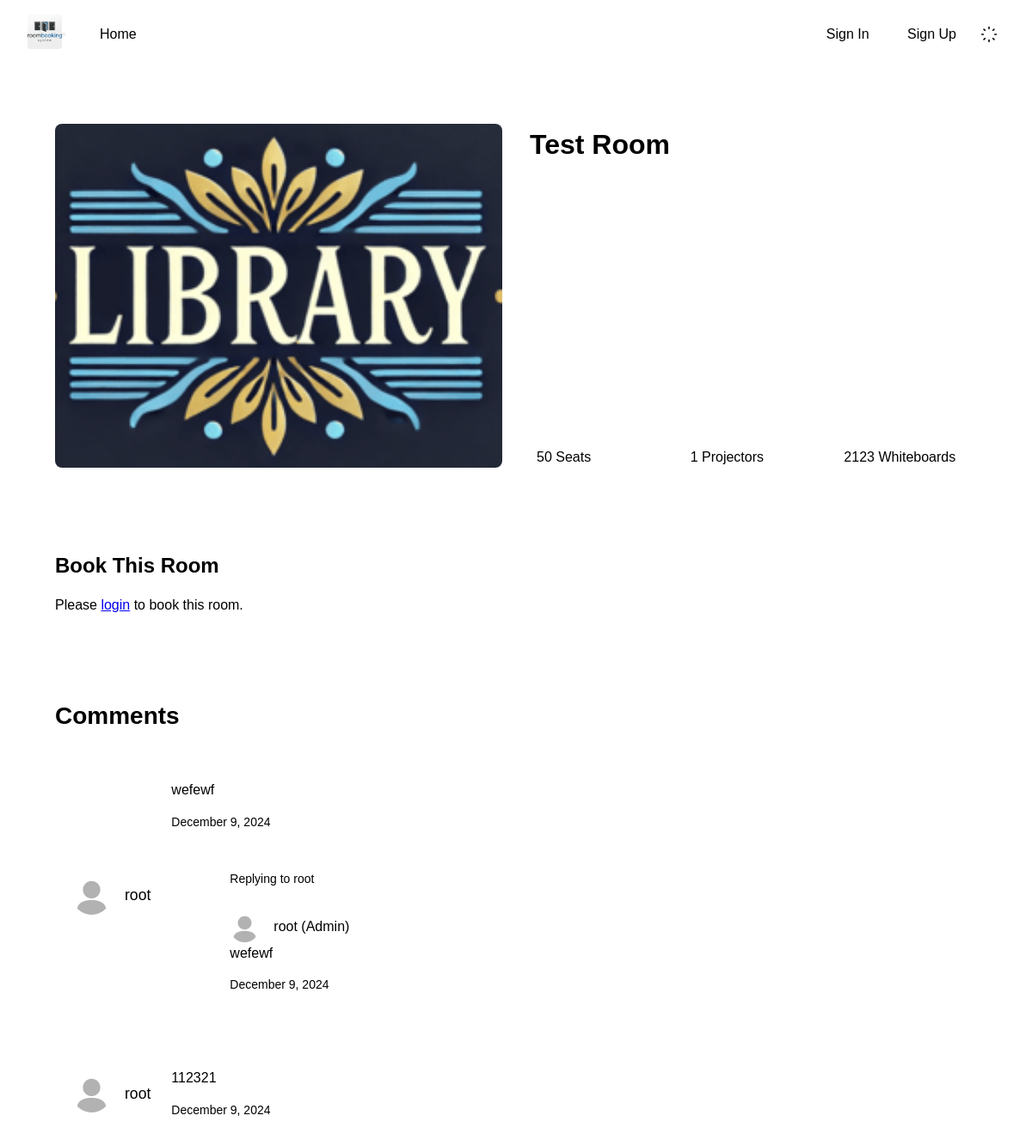
Screenshot of /room.php with the database file from the repository.
### tables this page shows
CREATE TABLE `roomtable` (
  `room_id` int(11) NOT NULL,
  `roomtitle` text DEFAULT NULL,
  `roomimage` text DEFAULT NULL,
  `roomseats` int(11) DEFAULT NULL,
  `roomprojectors` int(11) DEFAULT NULL,
  `roomwhiteboards` int(11) DEFAULT NULL
);

CREATE TABLE `comments` (
  `id` int(11) NOT NULL,
  `room_id` int(11) NOT NULL,
  `user_id` int(11) NOT NULL,
  `comment` text NOT NULL,
  `created_at` timestamp NOT NULL DEFAULT current_timestamp(),
  `parent_id` int(11) DEFAULT NULL
);

CREATE TABLE `users` (
  `id` int(11) NOT NULL,
  `username` text NOT NULL,
  `fullname` text NOT NULL,
  `email` text NOT NULL,
  `password` text NOT NULL,
  `role` text NOT NULL DEFAULT 'user',
  `image` text DEFAULT NULL
);

### room.php (the view, shortened to what this page needs)
<?php
$roomId = isset($_GET['id']) ? (int) $_GET['id'] : 1;
try {
    $conn = new PDO("mysql:host=" . DB_HOST . ";dbname=" . DB_NAME, DB_USER, DB_PASS);
    $conn->setAttribute(PDO::ATTR_ERRMODE, PDO::ERRMODE_EXCEPTION);
    $stmt = $conn->prepare("SELECT * FROM roomtable WHERE room_id = ?");
    $stmt->execute([$roomId]);
    $room = $stmt->fetch(PDO::FETCH_ASSOC);
    $commentStmt = $conn->prepare("
        SELECT c.*, u.username, u.image as user_image
        FROM comments c
        JOIN users u ON c.user_id = u.id
        WHERE c.room_id = ?
        ORDER BY c.created_at DESC
    ");
    $commentStmt->execute([$roomId]);
    $comments = $commentStmt->fetchAll(PDO::FETCH_ASSOC);
} catch (PDOException $e) {
    die("Connection failed: " . $e->getMessage());
}
?>
<!DOCTYPE html>
<html lang="en" data-theme="light">
<head>
    <link rel="stylesheet" href="styles/main.css">
</head>
<body>
    <?php include_once 'components/navbar.php'; ?>
    <main class="room">
        <div class="room__container">
            <section class="room__details">
                <div class="room__image">
                    <img src="<?php echo htmlspecialchars($room['roomimage']); ?>"
                         alt="<?php echo htmlspecialchars($room['roomtitle']); ?>">
                </div>
                <div class="room__info">
                    <h1 class="room__title"><?php echo htmlspecialchars($room['roomtitle']); ?></h1>
                    <div class="room__specs">
                        <div class="room__spec">
                            <span><?php echo htmlspecialchars($room['roomseats']); ?> Seats</span>
                        </div>
                        <div class="room__spec">
                            <span><?php echo htmlspecialchars($room['roomprojectors']); ?> Projectors</span>
                        </div>
                        <div class="room__spec">
                            <span><?php echo htmlspecialchars($room['roomwhiteboards']); ?> Whiteboards</span>
                        </div>
                    </div>
                </div>
            </section>
            <section class="room__booking">
                <h2 class="room__booking-title">Book This Room</h2>
                <?php if (isset($_SESSION['user'])): ?>
                    <form class="room__form" action="handlers/booking_handler.php" method="POST">
                        <?php if (isset($_SESSION['error_booking'])): ?>
                            <p class="room__error"><?php echo $_SESSION['error_booking']; ?></p>
                            <?php unset($_SESSION['error_booking']); ?>
                        <?php endif; ?>
                        <?php if (isset($_SESSION['success_booking'])): ?>
                            <p class="room__success"><?php echo $_SESSION['success_booking']; ?></p>
                            <?php unset($_SESSION['success_booking']); ?>
                        <?php endif; ?>
                        <input type="hidden" name="room_id" value="<?php echo $room['room_id']; ?>">
                        <div class="room__form-group">
                            <label class="room__form-label">Date</label>
                            <input type="date" name="booking_date" class="room__form-input"
                                   required min="<?php echo date('Y-m-d'); ?>">
                        </div>
                        <div class="room__form-group">
                            <label class="room__form-label">Time Slot</label>
                            <select name="time_slot" class="room__form-input" required>
                                <option value="">Select time</option>
                                <?php
                                $timeSlots = [
                                    '09:00' => '09:00 - 10:00',
                                    '10:00' => '10:00 - 11:00',
                                    '11:00' => '11:00 - 12:00',
                                    '12:00' => '12:00 - 13:00',
                                    '13:00' => '13:00 - 14:00',
                                    '14:00' => '14:00 - 15:00',
                                    '15:00' => '15:00 - 16:00',
                                    '16:00' => '16:00 - 17:00'
                                ];
                                foreach ($timeSlots as $value => $label): ?>
                                    <option value="<?php echo $value; ?>"><?php echo $label; ?></option>
                                <?php endforeach; ?>
                            </select>
                        </div>
                        <button type="submit" class="room__btn room__btn--primary">Book Now</button>
                    </form>
                <?php else: ?>
                    <p class="room__login-prompt">
                        Please <a href="<?php echo URL; ?>/login.php">login</a> to book this room.
                    </p>
                <?php endif; ?>
            </section>
            <section class="room__comments">
    <h2 class="room__comments-title">Comments</h2>
    <div class="room__comments-list">
        <?php
        $parentComments = array_filter($comments, function($comment) {
            return $comment['parent_id'] === null;
        });
        foreach ($parentComments as $comment):
            $replies = array_filter($comments, function($reply) use ($comment) {
                return $reply['parent_id'] === $comment['id'];
            });
        ?>
            <div class="room__comment">
                <div class="room__comment-user">
                    <img src="<?php echo URL . '/' .
                        (isset($comment['user_image']) && !empty(trim($comment['user_image']))
                            ? $comment['user_image']
                            : 'assets/userimages/default-profile.jpg'); ?>"
                         alt="User profile">
                    <span><?php echo htmlspecialchars($comment['username']); ?></span>
                </div>
                <div class="room__comment-content">
                    <p><?php echo htmlspecialchars($comment['comment']); ?></p>
                    <small><?php echo date('F j, Y', strtotime($comment['created_at'])); ?></small>
                    <?php foreach ($replies as $reply): ?>
                        <div class="room__reply">
                            <div class="room__reply-context">
                                Replying to <span><?php echo htmlspecialchars($comment['username']); ?></span>
                            </div>
                            <div class="room__comment-user">
                                <img src="<?php echo URL . '/' .
                                    (isset($reply['user_image']) && !empty(trim($reply['user_image']))
                                        ? $reply['user_image']
                                        : 'assets/userimages/default-profile.jpg'); ?>"
                                     alt="User profile">
                                <span><?php echo htmlspecialchars($reply['username']); ?> (Admin)</span>
                            </div>
                            <div class="room__comment-content">
                                <p><?php echo htmlspecialchars($reply['comment']); ?></p>
                                <small><?php echo date('F j, Y', strtotime($reply['created_at'])); ?></small>
                            </div>
                        </div>
                    <?php endforeach; ?>
                </div>
            </div>
        <?php endforeach; ?>
    </div>
</section>
</body>
</html>

### components/navbar.php (shortened to what this page needs)
<header class="header">
    <nav class="navbar">
        <div class="navbar__container">
            <div class="navbar__brand">
                <a href="<?php echo URL; ?>" class="navbar__logo">
                    <img src="<?php echo URL; ?>/assets/Logo.png" alt="Logo">
                </a>
            </div>
            <button class="navbar__toggle" aria-label="Toggle navigation">
            </button>
            <div class="navbar__menu">
                <ul class="navbar__list">
                    <li class="navbar__item">
                        <a href="<?php echo URL; ?>" class="navbar__link">Home</a>
                    </li>
                </ul>
            </div>
            <div class="navbar__actions">
                <?php if (isset($_SESSION['user'])): ?>
                    <div class="navbar__user">
                        <div class="navbar__user-info" onclick="toggleUserMenu()">
                            <?php if (isset($_SESSION['user']['username'])): ?>
                                <span class="navbar__username">
                                    <?php echo htmlspecialchars($_SESSION['user']['username']); ?>
                                </span>
                            <?php elseif (isset($_SESSION['user']['email'])): ?>
                                <span class="navbar__username">
                                    <?php echo htmlspecialchars(explode('@', $_SESSION['user']['email'])[0]); ?>
                                </span>
                            <?php endif; ?>
                            <img src="<?php echo URL . '/' .
                                (isset($_SESSION['user']['image']) && !empty(trim($_SESSION['user']['image']))
                                    ? $_SESSION['user']['image']
                                    : 'assets/userimages/default-profile.jpg'); ?>" alt="Profile Picture"
                                class="navbar__user-image">
                        </div>
                        <div class="navbar__user-menu" id="userMenu">
                            <a href="<?php echo URL; ?>/profile.php" class="navbar__btn navbar__btn--primary">Profile</a>
                            <a href="<?php echo URL; ?>/handlers/logout_handler.php" class="navbar__btn navbar__btn--outline">Logout</a>
                        </div>
                    </div>
                <?php else: ?>
                    <div class="navbar__auth">
                        <a href="<?php echo URL; ?>/login.php" class="navbar__btn navbar__btn--outline">Sign In</a>
                        <a href="<?php echo URL; ?>/signup.php" class="navbar__btn navbar__btn--primary">Sign Up</a>
                    </div>
                <?php endif; ?>
            </div>
            <button class="navbar__theme-toggle" id="themeToggle" aria-label="Toggle theme">
                <svg class="icon" viewBox="0 0 24 24" fill="none" xmlns="http://www.w3.org/2000/svg">
                    <path
                        d="M12 2v2M12 20v2M4.93 4.93l1.41 1.41M17.66 17.66l1.41 1.41M2 12h2M20 12h2M6.34 17.66l-1.41 1.41M19.07 4.93l-1.41 1.41"
                        stroke="currentColor" stroke-width="2" stroke-linecap="round" />
                </svg>
            </button>
        </div>
    </nav>
</header>

### rows the page displays
roomtable: roomimage (picture), roomtitle "Test Room", roomseats "50", roomprojectors "1", roomwhiteboards "2123"
comments: user.image (placeholder picture), user.username "root", comment "wefewf", created_at "December 9, 2024"
comments: user.username "root", user.image (placeholder picture), comment "wefewf", created_at "December 9, 2024"
comments: user.image (placeholder picture), user.username "root", comment "112321", created_at "December 9, 2024"
